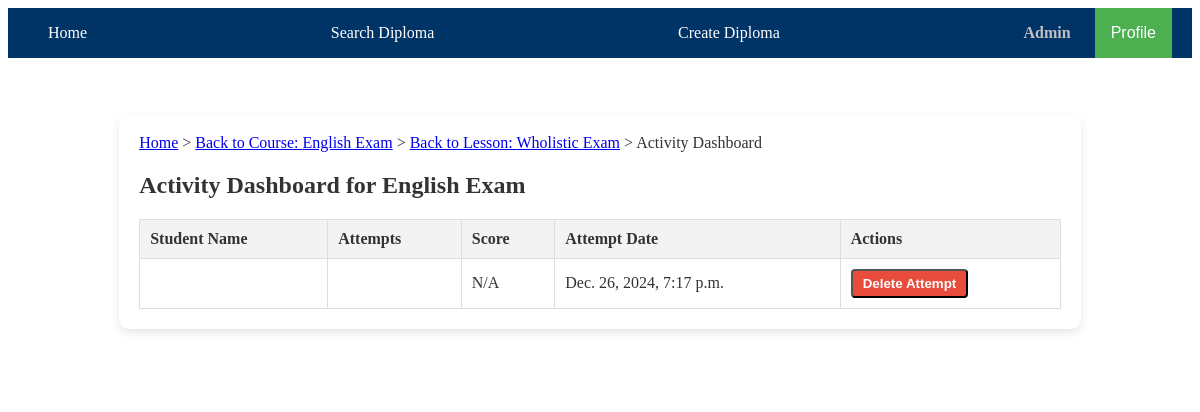
/activities/1/dashboard/ (signed in), run on the app's committed database.
### edu_core/models.py (models this page shows, shortened)
class CustomUser(AbstractUser):
    STUDENT = 'student'
    PROFESSOR = 'professor'
    MODERATOR = 'moderator'
    USER_TYPE_CHOICES = [
        (STUDENT, 'Student'),
        (PROFESSOR, 'Professor'),
        (MODERATOR, 'Moderator'),
    ]
    user_type = models.CharField(max_length=10, choices=USER_TYPE_CHOICES, default=STUDENT)

class Activity(models.Model):
    lesson = models.ForeignKey(Lesson, on_delete=models.CASCADE, related_name='activities')
    name = models.CharField(max_length=255)
    description = models.TextField(blank=True, null=True)
    start_date = models.DateField(blank=True, null=True)
    end_date = models.DateField(blank=True, null=True)
    questions = models.ManyToManyField(Question, through='ActivityQuestion', related_name='activity_set')
    FEEDBACK_VISIBILITY_CHOICES = [
        ('never', 'Never'),
        ('during', 'During Assessment'),
        ('end', 'End of Assessment'),
        ('always', 'Always')
    ]
    feedback_visibility = models.CharField(
        max_length=10,
        choices=FEEDBACK_VISIBILITY_CHOICES,
        default='never',
        help_text="Choose when to show feedback for all questions in this activity."
    )
    max_attempts = models.PositiveIntegerField(blank=True, null=True, default=1, help_text="Set the maximum number of attempts allowed.")
    unlimited_attempts = models.BooleanField(default=False, help_text="Allow unlimited attempts if checked.")

class Lesson(models.Model):
    course = models.ForeignKey(Course, on_delete=models.CASCADE, related_name='lessons')
    name = models.CharField(max_length=255)
    content = models.TextField()

class Course(models.Model):
    name = models.CharField(max_length=255)
    creation_date = models.DateField(auto_now_add=True)
    last_update_date = models.DateField(auto_now=True)
    author = models.ForeignKey(CustomUser, on_delete=models.SET_NULL, null=True, limit_choices_to={'user_type': CustomUser.PROFESSOR}, related_name='authored_courses')
    students = models.ManyToManyField(CustomUser, through='Registration', related_name='registered_courses')
    image_url = models.URLField(
        max_length=500, null=True, blank=True,
        help_text="Paste a URL to the course image",
        validators=[validate_trusted_url]
    )
    description = models.TextField(null=True, blank=True)
    is_public = models.BooleanField(default=True)  # New field for public visibility
    paused = models.BooleanField(default=False)

class ActivityAttempt(models.Model):
    user = models.ForeignKey(get_user_model(), on_delete=models.CASCADE)
    activity = models.ForeignKey(Activity, on_delete=models.CASCADE, related_name='attempts')
    created_at = models.DateTimeField(auto_now_add=True)
    class Meta:
        unique_together = ('user', 'activity', 'created_at')

### edu_core/views/activity_dashboard_views.py (the view)
# urls.py: path('activities/<int:activity_id>/dashboard/', activity_dashboard, name='activity_dashboard'),
@login_required
def activity_dashboard(request, activity_id):
    activity = get_object_or_404(Activity, id=activity_id)
    if request.user != activity.lesson.course.author and not request.user.is_superuser:
        return HttpResponseForbidden("You do not have permission to access this dashboard.")
    activity_attempts = []
    attempts = ActivityAttempt.objects.filter(activity=activity)
    for attempt in attempts:
        grade = Grade.objects.filter(activity=activity, student=attempt.user).first()
        activity_attempts.append({
            'attempt': attempt,
            'grade': grade.score if grade else 'N/A'
        })
    return render(request, 'edu_core/activity/activity_dashboard.html', {
        'activity': activity,
        'activity_attempts': activity_attempts
    })

### edu_core/templates/edu_core/activity/activity_dashboard.html (shortened to what this page needs)
{% extends "edu_core/base.html" %}
{% load static %}
{% block content %}
<link rel="stylesheet" href="{% static 'edu_core/css/activity_dashboard.css' %}" type="text/css">
<div class="activity-dashboard-container">
    <nav class="breadcrumb-nav">
        <a href="{% url 'home' %}" class="breadcrumb">Home</a> &gt;
        <a href="{% url 'course_detail' activity.lesson.course.id %}" class="breadcrumb">Back to Course: {{ activity.lesson.course.name }}</a> &gt;
        <a href="{% url 'lesson_view' activity.lesson.id %}" class="breadcrumb">Back to Lesson: {{ activity.lesson.name }}</a> &gt;
        <span class="breadcrumb current">Activity Dashboard</span>
    </nav>
    <h2>Activity Dashboard for {{ activity.name }}</h2>
    <table class="activity-attempts-table">
        <thead>
            <tr>
                <th>Student Name</th>
                <th>Attempts</th>
                <th>Score</th>
                <th>Attempt Date</th>
                <th>Actions</th>
            </tr>
        </thead>
        <tbody>
            {% for attempt_data in activity_attempts %}
            <tr>
                <td>{{ attempt_data.attempt.user.get_full_name }}</td>
                <td>{{ attempt_data.attempt.attempts_count }}</td>
                <td>{{ attempt_data.grade }}</td>
                <td>{{ attempt_data.attempt.created_at }}</td>
                <td>
                    <form action="{% url 'delete_attempt' attempt_data.attempt.id %}" method="post" style="display:inline;">
                        <button type="submit" class="btn btn-danger" onclick="return confirm('Are you sure you want to delete this attempt?');">Delete Attempt</button>
                    </form>
                </td>
            </tr>
            {% empty %}
            <tr>
                <td colspan="5">No attempts have been made for this activity yet.</td>
            </tr>
            {% endfor %}
        </tbody>
    </table>
</div>
{% endblock %}

### edu_core/templates/edu_core/base.html (shortened to what this page needs)
<!DOCTYPE html>
<html lang="en">
<head>
    {% load static %}
    <link rel="stylesheet" href="{% static 'edu_core/css/base.css' %}">
    <link rel="stylesheet" href="https://cdnjs.cloudflare.com/ajax/libs/font-awesome/6.5.1/css/all.min.css">
</head>
<body>
    <header>
        <div class="navbar">
            <a href="{% url 'home' %}">Home</a>
            <a href="{% url 'diploma_search' %}">Search Diploma</a>
            {% if user.is_authenticated %}
                {% if user.user_type == 'professor' or user.user_type == 'moderator' or user.is_superuser %}
                    <a href="{% url 'create_diploma' %}">Create Diploma</a>
                {% endif %}
                <div class="profile-section">
                    <span class="username">{{ user.get_full_name|default:user.username }}</span>
                    <div class="dropdown">
                        <button class="dropbtn">Profile</button>
                    </div>
                </div>
            {% else %}
                <span class="login-prompt">Log in -></span>
                <a href="{% url 'signup' %}">Signup</a>
                <a href="{% url 'login' %}">Login</a>
            {% endif %}
        </div>
    </header>
    <main>
        {% block content %}{% endblock %}
    </main>
</body>
</html>

### edu_core/static/edu_core/css/base.css (style rules this page uses)
:root { --primary-color: #003366; --secondary-color-1: #ffffff; --secondary-color-2: #3fada8; --accent-color-1: #2a9df4; --accent-color-2: #ffd700; --neutral-color: #dddddd; --background-color: #ffffff; --text-color: #333333; --hover-bg-color: #e0e0e0; --hover-text-color: #003366; --shiny-silver: #c0c0c0; }
.navbar { background-color: var(--primary-color); overflow: visible; display: flex; justify-content: space-between; align-items: center; padding: 0 20px; position: relative; z-index: 10; }
.navbar a { display: block; color: var(--background-color); text-align: center; padding: 14px 20px; text-decoration: none; transition: background-color 0.3s ease-in-out, color 0.3s ease-in-out; }
.username { color: var(--shiny-silver); font-weight: bold; padding: 14px 20px; transition: color 0.3s ease-in-out; }
main { padding: 16px; background-color: var(--background-color); color: var(--text-color); position: relative; z-index: 1; }
.dropdown { position: relative; display: inline-block; }
.dropbtn { background-color: #4CAF50; color: white; padding: 16px; font-size: 16px; border: none; cursor: pointer; z-index: 20; }

### edu_core/static/edu_core/css/activity_dashboard.css (style rules this page uses)
.activity-dashboard-container { width: 80%; margin: 40px auto; padding: 20px; box-shadow: 0 4px 8px rgba(0, 0, 0, 0.1); background-color: #ffffff; border-radius: 10px; }
.activity-attempts-table { width: 100%; border-collapse: collapse; margin-top: 20px; }
.activity-attempts-table th, .activity-attempts-table td { padding: 10px; border: 1px solid #ddd; text-align: left; }
.activity-attempts-table th { background-color: #f3f3f3; font-weight: bold; }
.activity-attempts-table td { background-color: #ffffff; }
.btn { padding: 5px 10px; border-radius: 4px; text-decoration: none; font-weight: bold; transition: background-color 0.3s ease-in-out; }
.btn-danger { background-color: #e74c3c; color: #ffffff; }

### data on the page
CustomUser: get_full_name "Admin"
Activity: lesson.course.name "English Exam", lesson.name "Wholistic Exam", name "English Exam"
ActivityAttempt: grade "N/A", attempt.created_at "Dec. 26, 2024, 7:17 p.m."
